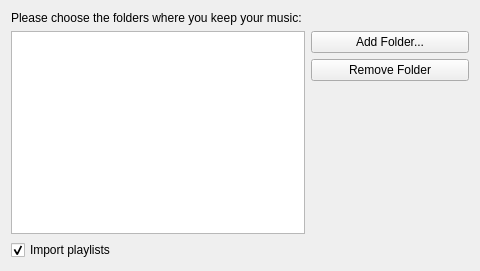
<?xml version="1.0" encoding="UTF-8"?>
<ui version="4.0">
 <class>DirectoryListBase</class>
 <widget class="QWidget" name="DirectoryListBase">
  <property name="geometry">
   <rect>
    <x>0</x>
    <y>0</y>
    <width>480</width>
    <height>271</height>
   </rect>
  </property>
  <layout class="QHBoxLayout" name="horizontalLayout_2">
   <item>
    <layout class="QVBoxLayout" name="verticalLayout_2">
     <item>
      <widget class="QLabel" name="informationLabel">
       <property name="text">
        <string>Please choose the folders where you keep your music:</string>
       </property>
       <property name="alignment">
        <set>Qt::AlignVCenter</set>
       </property>
       <property name="wordWrap">
        <bool>true</bool>
       </property>
      </widget>
     </item>
     <item>
      <layout class="QHBoxLayout" name="horizontalLayout">
       <item>
        <widget class="QListView" name="directoryListView">
         <property name="toolTip">
          <string>These folders will be scanned on startup for new files.</string>
         </property>
         <property name="editTriggers">
          <set>QAbstractItemView::NoEditTriggers</set>
         </property>
         <property name="alternatingRowColors">
          <bool>true</bool>
         </property>
         <property name="selectionMode">
          <enum>QAbstractItemView::MultiSelection</enum>
         </property>
         <property name="textElideMode">
          <enum>Qt::ElideMiddle</enum>
         </property>
         <property name="layoutMode">
          <enum>QListView::Batched</enum>
         </property>
         <property name="uniformItemSizes">
          <bool>true</bool>
         </property>
        </widget>
       </item>
       <item>
        <layout class="QVBoxLayout" name="verticalLayout">
         <item>
          <widget class="KPushButton" name="addDirectoryButton">
           <property name="text">
            <string>Add Folder...</string>
           </property>
          </widget>
         </item>
         <item>
          <widget class="KPushButton" name="removeDirectoryButton">
           <property name="text">
            <string>Remove Folder</string>
           </property>
          </widget>
         </item>
         <item>
          <spacer name="rightColumnSpacer">
           <property name="orientation">
            <enum>Qt::Vertical</enum>
           </property>
           <property name="sizeType">
            <enum>QSizePolicy::Expanding</enum>
           </property>
           <property name="sizeHint" stdset="0">
            <size>
             <width>158</width>
             <height>48</height>
            </size>
           </property>
          </spacer>
         </item>
        </layout>
       </item>
      </layout>
     </item>
     <item>
      <widget class="QCheckBox" name="importPlaylistsCheckBox">
       <property name="text">
        <string>Import playlists</string>
       </property>
       <property name="checked">
        <bool>true</bool>
       </property>
      </widget>
     </item>
    </layout>
   </item>
  </layout>
 </widget>
 <customwidgets>
  <customwidget>
   <class>KPushButton</class>
   <extends>QPushButton</extends>
   <header>kpushbutton.h</header>
  </customwidget>
 </customwidgets>
 <includes>
  <include location="local">kpushbutton.h</include>
 </includes>
 <resources/>
 <connections/>
</ui>
